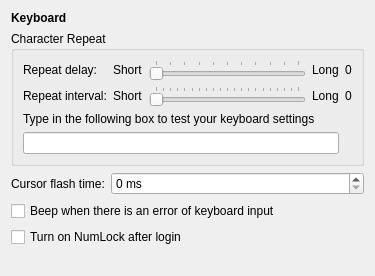
<?xml version="1.0" encoding="UTF-8"?>
<ui version="4.0">
 <class>KeyboardConfig</class>
 <widget class="QWidget" name="KeyboardConfig">
  <property name="geometry">
   <rect>
    <x>0</x>
    <y>0</y>
    <width>375</width>
    <height>276</height>
   </rect>
  </property>
  <property name="windowTitle">
   <string>Form</string>
  </property>
  <layout class="QFormLayout" name="formLayout">
   <item row="0" column="0" colspan="2">
    <widget class="QLabel" name="label">
     <property name="text">
      <string>&lt;b&gt;Keyboard&lt;/b&gt;</string>
     </property>
    </widget>
   </item>
   <item row="1" column="0" colspan="2">
    <widget class="QGroupBox" name="repeatGroupBox">
     <property name="title">
      <string>Character Repeat</string>
     </property>
     <layout class="QGridLayout" name="gridLayout_2">
      <item row="0" column="0">
       <widget class="QLabel" name="label_7">
        <property name="text">
         <string>Repeat delay:</string>
        </property>
       </widget>
      </item>
      <item row="0" column="1">
       <widget class="QLabel" name="label_10">
        <property name="text">
         <string>Short</string>
        </property>
       </widget>
      </item>
      <item row="0" column="2">
       <widget class="QSlider" name="keyboardDelay">
        <property name="minimum">
         <number>100</number>
        </property>
        <property name="maximum">
         <number>1100</number>
        </property>
        <property name="singleStep">
         <number>100</number>
        </property>
        <property name="pageStep">
         <number>100</number>
        </property>
        <property name="orientation">
         <enum>Qt::Horizontal</enum>
        </property>
        <property name="tickPosition">
         <enum>QSlider::TicksAbove</enum>
        </property>
       </widget>
      </item>
      <item row="0" column="3">
       <widget class="QLabel" name="label_12">
        <property name="text">
         <string>Long</string>
        </property>
       </widget>
      </item>
      <item row="0" column="4">
       <widget class="QLabel" name="label_delay">
        <property name="text">
         <string>0</string>
        </property>
       </widget>
      </item>
      <item row="2" column="0">
       <widget class="QLabel" name="label_8">
        <property name="text">
         <string>Repeat interval:</string>
        </property>
       </widget>
      </item>
      <item row="2" column="1">
       <widget class="QLabel" name="label_11">
        <property name="text">
         <string>Short</string>
        </property>
       </widget>
      </item>
      <item row="2" column="2">
       <widget class="QSlider" name="keyboardInterval">
        <property name="minimum">
         <number>10</number>
        </property>
        <property name="maximum">
         <number>210</number>
        </property>
        <property name="singleStep">
         <number>10</number>
        </property>
        <property name="orientation">
         <enum>Qt::Horizontal</enum>
        </property>
        <property name="tickPosition">
         <enum>QSlider::TicksAbove</enum>
        </property>
       </widget>
      </item>
      <item row="2" column="3">
       <widget class="QLabel" name="label_13">
        <property name="text">
         <string>Long</string>
        </property>
       </widget>
      </item>
      <item row="2" column="4">
       <widget class="QLabel" name="label_interval">
        <property name="text">
         <string>0</string>
        </property>
       </widget>
      </item>
      <item row="3" column="0" colspan="4">
       <widget class="QLabel" name="label_9">
        <property name="text">
         <string>Type in the following box to test your keyboard settings</string>
        </property>
       </widget>
      </item>
      <item row="4" column="0" colspan="4">
       <widget class="QLineEdit" name="lineEdit"/>
      </item>
     </layout>
    </widget>
   </item>
   <item row="2" column="0">
    <widget class="QLabel" name="label_2">
     <property name="text">
      <string>Cursor flash time:</string>
     </property>
    </widget>
   </item>
   <item row="2" column="1">
    <widget class="QSpinBox" name="cursorFlashTime">
     <property name="suffix">
      <string> ms</string>
     </property>
     <property name="maximum">
      <number>10000</number>
     </property>
    </widget>
   </item>
   <item row="3" column="0" colspan="2">
    <widget class="QCheckBox" name="keyboardBeep">
     <property name="text">
      <string>Beep when there is an error of keyboard input</string>
     </property>
    </widget>
   </item>
   <item row="4" column="0" colspan="2">
    <widget class="QCheckBox" name="keyboardNumLock">
     <property name="text">
      <string>Turn on NumLock after login</string>
     </property>
    </widget>
   </item>
  </layout>
 </widget>
 <resources/>
 <connections/>
</ui>
